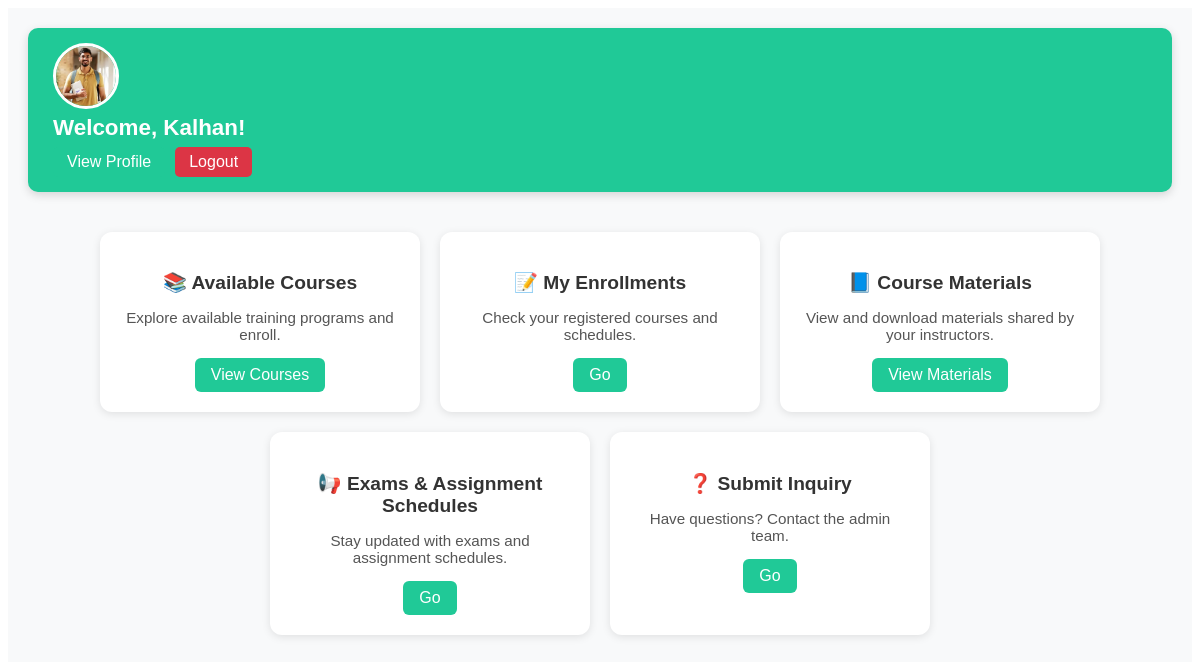
/student/student_dashboard.php (signed in), run on the app's committed database.
### tables this page shows
CREATE TABLE `users` (
  `user_id` int(11) NOT NULL,
  `username` varchar(100) NOT NULL,
  `role` enum('Admin','Instructor','Student') NOT NULL DEFAULT 'Student',
  `email` varchar(150) NOT NULL,
  `phone_num` varchar(150) NOT NULL,
  `password` varchar(255) NOT NULL,
  `gender` enum('Male','Female','Prefer not to say') NOT NULL,
  `image_user` varchar(250) NOT NULL,
  `created_at` timestamp NOT NULL DEFAULT current_timestamp()
);

### student/student_dashboard.php (the view, shortened to what this page needs)
<?php
include('../includes/connect.php');
$user_id = $_SESSION['user_id'];
function resolveImageUrl($dbPath) {
    $defaultUrl = '../includes/uploads/default.png';
    $dbPathClean = preg_replace('#^(\./|/)+#', '', $dbPath);
    $candidates = [
        __DIR__ . '/../' . $dbPathClean,
        __DIR__ . '/' . $dbPathClean,
        (isset($_SERVER['DOCUMENT_ROOT']) ? rtrim($_SERVER['DOCUMENT_ROOT'], '/\\') . '/' . $dbPathClean : null),
        __DIR__ . '/../includes/uploads/' . basename($dbPathClean),
        __DIR__ . '/../uploads/' . basename($dbPathClean),
    ];
    foreach ($candidates as $fsPath) {
        if (file_exists($fsPath) && is_file($fsPath)) {
            $real = realpath($fsPath);
            $docroot = isset($_SERVER['DOCUMENT_ROOT']) ? realpath($_SERVER['DOCUMENT_ROOT']) : false;
            if ($docroot && strpos($real, $docroot) === 0) {
                $urlPath = str_replace('\\','/', substr($real, strlen($docroot)) );
                return $urlPath;
            } else {
                return '../' . $dbPathClean;
            }
        }
    }
    return $defaultUrl;
}
$stmt = $conn->prepare("SELECT username, email, phone_num, gender, image_user FROM users WHERE user_id = ?");
$stmt->bind_param("i", $user_id);
$stmt->execute();
$result = $stmt->get_result();
$user = $result->fetch_assoc();
$resolvedImg = resolveImageUrl($user['image_user'] ?? '');
?>
<!DOCTYPE html>
<html lang="en">
<head>
  <link rel="stylesheet" href="../css/student_dashboard.css">
</head>
<body>
  <div class="dashboard-container">
    <header class="dashboard-header">
      <div class="profile">
        <img src="<?php echo htmlspecialchars($resolvedImg); ?>"
             alt="Profile Picture" class="profile-pic"
             style="width:60px;height:60px;object-fit:cover;border-radius:50%;">
        <h2>Welcome, <?php echo htmlspecialchars($user['username']); ?>!</h2>
        <div class="profile-actions">
          <a href="../student/view_profile.php" class="btn-view-profile">View Profile</a>
          <a href="../admin/logout.php" class="btn-logout">Logout</a>
        </div>
      </div>
    </header>
    <main class="dashboard-main">
      <div class="card">
        <h3>📚 Available Courses</h3>
        <p>Explore available training programs and enroll.</p>
        <a href="../includes/courses.php" class="btn">View Courses</a>
      </div>
      <div class="card">
        <h3>📝 My Enrollments</h3>
        <p>Check your registered courses and schedules.</p>
        <a href="my_enrollments.php" class="btn">Go</a>
      </div>
      <div class="card">
        <h3>📘 Course Materials</h3>
        <p>View and download materials shared by your instructors.</p>
        <a href="view_materials.php" class="btn">View Materials</a>
      </div>
      <div class="card">
        <h3>📢 Exams & Assignment Schedules</h3>
        <p>Stay updated with exams and assignment schedules.</p>
        <a href="./notices.php" class="btn">Go</a>
      </div>
      <div class="card">
        <h3>❓ Submit Inquiry</h3>
        <p>Have questions? Contact the admin team.</p>
        <a href="inquiry.php" class="btn">Go</a>
      </div>
    </main>
  </div>
</body>
</html>

### css/student_dashboard.css (style rules this page uses)
.dashboard-container { font-family: "Poppins", sans-serif; background: #f8f9fa; min-height: 100vh; padding: 20px; }
.dashboard-header { display: flex; justify-content: space-between; align-items: center; background: #20c997; color: #fff; padding: 15px 25px; border-radius: 10px; box-shadow: 0 3px 10px rgba(0, 0, 0, 0.15); }
.profile { display: flex; flex-direction: column; align-items: flex-start; gap: 6px; }
.profile h2 { margin: 0; font-size: 1.4rem; }
.profile-pic { border: 3px solid #fff; }
.profile-actions { display: flex; gap: 10px; align-items: center; }
.btn-view-profile { background: #20c997; color: #fff; padding: 6px 14px; border-radius: 5px; text-decoration: none; font-weight: 500; transition: all 0.3s ease; }
.btn-logout { background: #dc3545; color: #fff; padding: 6px 14px; border-radius: 5px; text-decoration: none; font-weight: 500; transition: all 0.3s ease; }
.dashboard-main { display: flex; flex-wrap: wrap; justify-content: center; gap: 20px; margin-top: 40px; }
.card { background: #fff; border-radius: 12px; padding: 20px; width: 280px; text-align: center; box-shadow: 0 2px 8px rgba(0, 0, 0, 0.1); transition: transform 0.2s, box-shadow 0.2s; }
.card h3 { font-size: 1.2rem; color: #333; margin-bottom: 10px; }
.card p { color: #555; font-size: 0.95rem; margin-bottom: 15px; }
.btn { display: inline-block; background: #20c997; color: #fff; padding: 8px 16px; border-radius: 6px; text-decoration: none; font-weight: 500; transition: background 0.3s, transform 0.2s; }

### data on the page
users: image_user (picture), username "Kalhan"
